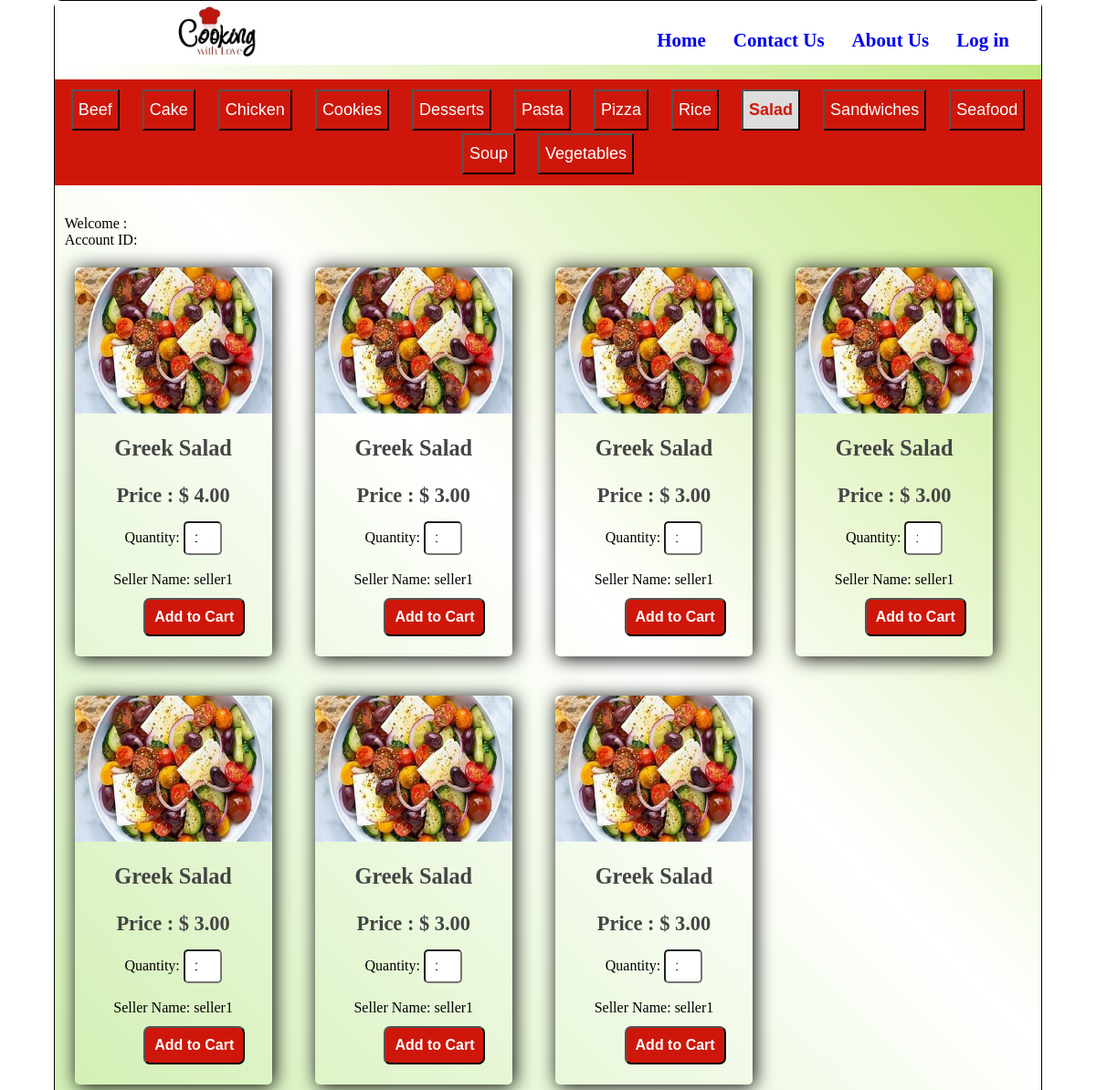
Screenshot of /CookingWithLove_Code/CookingWithLove/buyer/AllCategories.php with the database file from the repository.
### tables this page shows
CREATE TABLE `categories` (
  `categoryID` int NOT NULL,
  `description` varchar(255) DEFAULT NULL,
  PRIMARY KEY (`categoryID`)
);

CREATE TABLE `dishes` (
  `dishID` int NOT NULL AUTO_INCREMENT,
  `dishName` varchar(255) NOT NULL,
  `description` varchar(2000) NOT NULL,
  `price` decimal(10,2) DEFAULT NULL,
  `status` varchar(255) NOT NULL,
  `dishType` varchar(255) NOT NULL,
  `accountID` int DEFAULT NULL,
  `publishDate` date DEFAULT NULL,
  `photoPath` varchar(255) DEFAULT NULL,
  `is_published` char(1) DEFAULT NULL,
  `DishRequestedDate` date DEFAULT NULL,
  PRIMARY KEY (`dishID`),
  KEY `fk_categoryID` (`dishType`),
  KEY `fk_dishAccountID` (`accountID`),
  CONSTRAINT `fk_dishAccountID` FOREIGN KEY (`accountID`) REFERENCES `user_account` (`accountID`)
);

CREATE TABLE `user_account` (
  `accountID` int NOT NULL AUTO_INCREMENT,
  `userName` varchar(8) NOT NULL,
  `firstName` varchar(255) NOT NULL,
  `lastName` varchar(255) NOT NULL,
  `DOB` date DEFAULT NULL,
  `password` varchar(255) NOT NULL,
  `accountType` varchar(255) NOT NULL,
  `email` varchar(255) NOT NULL,
  `phone` varchar(255) NOT NULL,
  `street` varchar(255) DEFAULT NULL,
  `zip` char(8) DEFAULT NULL,
  `is_active` char(1) DEFAULT NULL,
  `accountRequestedDate` date DEFAULT NULL,
  `accountActiveDate` date DEFAULT NULL,
  PRIMARY KEY (`accountID`)
);

### CookingWithLove_Code/CookingWithLove/model/Auth.php (called while the page is built, shortened)
<?php
class Auth{
public static function isLoggedIn(){
    return isset($_SESSION['is_logged_in']) &&  $_SESSION['is_logged_in'];
}
}

### CookingWithLove_Code/CookingWithLove/model/Dish.php (called while the page is built, shortened)
<?php
class Dish{
public static function getByDishType($conn, $dishType){
  $sql = "SELECT * FROM dishes
  inner join user_account on dishes.accountID = user_account.accountID
  WHERE dishType = :dishType
  and dishes.status = 'available' and dishes.is_published ='Y'  and  user_account.is_active = 'Y'";
  $stmt = $conn->prepare($sql);
  $stmt->bindValue(':dishType', $dishType, PDO::PARAM_STR);
  $stmt->execute();
return $stmt->fetchAll(PDO::FETCH_ASSOC);
}
public static function getCategories($conn){
  $sql = "SELECT * FROM categories ORDER BY description ASC";
  $stmt = $conn->prepare($sql);
  $stmt->execute();
return $stmt->fetchAll(PDO::FETCH_ASSOC);
}
}
?>

### CookingWithLove_Code/CookingWithLove/buyer/AllCategories.php (the view, shortened to what this page needs)
<?php  require '../model/init.php';
$conn = require '../model/db.php';
$categories= Dish::getCategories($conn);
$dishType = isset($_GET['description']) ? $_GET['description'] : "Salad";
if ($dishType) {
    $dishes = Dish::getByDishType($conn, $dishType);
}
?>
<div>
<?php require '../view/header.php'; ?>
<?php require '../view/footer.php'; ?>
<?php if(empty($categories)): ?>
    <p>No categories found.</p>
    <?php else: ?>
        <div class="nav-container">
        <div class="nav nav-tabs menuList ml-auto" id="nav-tab">
            <?php foreach($categories as $category): ?>
                <?php
        $isActive = isset($_GET['description']) ? ($category['description'] === $_GET['description']) : ($category['description'] === "Salad");
        ?>
                <a href="?description=<?= $category['description']; ?>" class="card-link">
                <button class="menuList nav-link <?= ($isActive ? 'active' : ''); ?>" >
                <?=  htmlspecialchars($category['description']); ?></button>
            </a>
<?php endforeach; ?>
            </div>   </div>
<?php endif;?>
</div>
<?php require '../view/welcomeuser.php'; ?>
  <?php if(empty($dishes)): ?>
      <p>No dishes found.</p>
      <?php else: ?>
          <div class="tab-content">
              <?php foreach($dishes as $dish): ?>
                  <div class="card">
                  <div class="image">
       <img src="../<?=  htmlspecialchars($dish['photoPath']); ?>">
    </div>
                  <div class="dish_Name">
      <h3> <?=  htmlspecialchars($dish['dishName']); ?></h3>
      <span class="item_price"> Price : $ <?=  htmlspecialchars($dish['price']); ?></span>
    </div>
                    <form action="<?php echo htmlspecialchars($_SERVER["PHP_SELF"]); ?>"  method="post">
                    <div class="Add_item_cart">
                    <label for="quantity">Quantity:</label>
                    <input type="number" name="quantity" value="1" min="1" max="10">
                    </div>
                    <div class="Add_item_cart">
<label for="sellerName">Seller Name:</label>
<?=  htmlspecialchars($dish['userName']); ?>
</div>
                    <button type="submit"name="addToCart" class="cart_button">Add to Cart</button>
                    </form>
                           </div>
  <?php endforeach; ?>
              </div>
  <?php endif;?>
<?php require '../view/footer.php'; ?>

### CookingWithLove_Code/CookingWithLove/view/header.php (shortened to what this page needs)
<!DOCTYPE html>
<html lang="en">
<head>
    <link rel="stylesheet" href="/cookingwithlove/css/StylePage12.css">
    <link rel="stylesheet" href="/cookingwithlove/css/menulistStyle.css">
    <link rel="stylesheet" href="/cookingwithlove/css/card.css">
    <link rel="stylesheet" href="/cookingwithlove/css/errorStyle.css">
    <link rel="stylesheet" href="/cookingwithlove/css/cartStyle.css">
    <link rel="stylesheet" href="/cookingwithlove/css/orderStyle.css">
    <link rel="stylesheet" href="/cookingwithlove/css/product-preview.css">
    <link rel="stylesheet" href="/cookingwithlove/css/user-dish-detail.css">
    <link rel="stylesheet" href="/cookingwithlove/css/buttons.css">
  <link rel="stylesheet" href="https://cdnjs.cloudflare.com/ajax/libs/font-awesome/5.15.4/css/all.min.css">
</head>
<body>
    <header>
    <header>
    <div class="header">
        <img src="/cookingwithlove/images/resize_logo.jpg" alt="Logo" width="9%">
        <div class="header-right">
            <?php if(Auth::isLoggedIn()): ?>
                <?php if($_SESSION['accountType'] == "Buyer"): ?>
                    <div><a href="/cookingwithlove/buyer/BuyerMainPage.php">Home</a></div>
                <?php elseif($_SESSION['accountType'] == "Seller"): ?>
                    <div><a href="/cookingwithlove/seller/SellerMainPage.php">Home</a></div>
                <?php elseif($_SESSION['accountType'] == "Admin"): ?>
                    <div><a href="/cookingwithlove/admin/AdminMainPage.php">Home</a></div>
                <?php else: ?>
                    <div><a href="/cookingwithlove/">Home</a></div>
                <?php endif; ?>
                <div><a href="/cookingwithlove/contact.php">Contact Us</a></div>
                <div><a href="/cookingwithlove/about.php">About Us</a></div>
                <div><a href="/cookingwithlove/logout.php">Log out</a></div>
            <?php else: ?>
                <div><a href="/cookingwithlove/">Home</a></div>
                <div><a href="/cookingwithlove/contact.php">Contact Us</a></div>
                <div><a href="/cookingwithlove/about.php">About Us</a></div>
                <div><a href="/cookingwithlove/login.php">Log in</a></div>
            <?php endif; ?>
        </div>
    </div>
</header>

### CookingWithLove_Code/CookingWithLove/view/footer.php (shortened to what this page needs)
</body>
</html>

### CookingWithLove_Code/CookingWithLove/view/welcomeuser.php
<div class="welcome_user">
    Welcome :<span style="color: brown; font-style: italic; font-size: large;text-shadow: rgb(109, 92, 205);"><?php echo     $_SESSION['userName']?></span>
    <br>
    Account ID: <span style="color: brown; font-style: italic; font-size: large;"> <?php echo   $_SESSION['accountID']?></span>
</div>

### CookingWithLove_Code/CookingWithLove/css/StylePage12.css (style rules this page uses)
html { background-image: url("https://mdbootstrap.com/img/new/fluid/city/018.jpg"); background-size: cover; height: 99%; }
body { width: 90%; min-height: 99%; top: 2%; background-color: white; margin: auto; border: 1px solid black; border-radius: 8px; background-image: -webkit-linear-gradient(45deg, rgba(199, 236, 161, 0.808), white 50%, rgb(190, 231, 120)); }
.header { background-color: white; }
.header img { margin-left: 12%; max-width: 100%; }
.header-right { float: right; margin-top: 1%; padding: 20px; font-size: 20px; font-weight: bold; display: flex; flex-direction: row; flex-flow: wrap; }
.header-right > div { width: auto; margin: 8px 15px; text-align: center; line-height: 8px; font-size: 21px; }
.welcome_user { margin-right: 5%; margin-left: 1%; margin-top: 1%; }
input[type=number] { width: 20%; padding: 9px 10px; margin: 5px 0; box-sizing: border-box; border-radius: 5px; }
a:link { display: inline-block; text-decoration:none; }

### CookingWithLove_Code/CookingWithLove/css/menulistStyle.css (style rules this page uses)
.menulist { margin-top: 1%; text-align: center; background-color: #ce170a; font-family: 'Franklin Gothic Medium', 'Arial Narrow', Arial, sans-serif; font-size:large; color: white; padding: 10px 6px; margin-bottom: 2%; width: 100%; }
.nav-container { display: flex; justify-content: flex-end; width: 100%; }
.menuList a { text-decoration: none; color: white; margin: 0 10px; }
.menuList .active { font-weight: bold; color: #ce170a;; font-size: large; background-color: #ddd; }

### CookingWithLove_Code/CookingWithLove/css/card.css (style rules this page uses)
.card-link { display: block; text-decoration: none; color: inherit; cursor: pointer; }
.card { width: 20%; display: inline-block; box-shadow: 2px 2px 20px black; border-radius: 5px; margin: 2%; padding-bottom: 2%; }
.card button { background-color: #ce170a; font-family: 'Franklin Gothic Medium', 'Arial Narrow', Arial, sans-serif; font-size: medium; color: white; padding: 10px; margin-right: 2%; border-radius: 7px; border-color: none; }
.image img { width: 100%; height: 160px; border-top-right-radius: 12px; border-top-left-radius: 12px; }
.dish_Name { text-align: center; font-size: 1.3rem; color:#444; }
.item_price { font-size: 1.4rem; color:#444; font-weight: bolder; }
.Add_item_cart { padding: 3px; text-align: center; padding-top: 10px; border-bottom-right-radius: 5px; border-bottom-left-radius: 5px; }

### CookingWithLove_Code/CookingWithLove/css/cartStyle.css (style rules this page uses)
form { margin: 0; }

### CookingWithLove_Code/CookingWithLove/css/buttons.css (style rules this page uses)
.cart_button { margin-left:35%; margin-top: 4%; font-weight: bold; }

### rows the page displays
categories: description "Beef"
categories: description "Cake"
categories: description "Chicken"
categories: description "Cookies"
categories: description "Desserts"
categories: description "Pasta"
categories: description "Pizza"
categories: description "Rice"
categories: description "Salad"
categories: description "Sandwiches"
categories: description "Seafood"
categories: description "Soup"
categories: description "Vegetables"
dishes: photoPath (picture), dishName "Greek Salad", price "4.00", accountID.userName "seller1"
dishes: photoPath (picture), dishName "Greek Salad", price "3.00", accountID.userName "seller1"
dishes: photoPath (picture), dishName "Greek Salad", price "3.00", accountID.userName "seller1"
dishes: photoPath (picture), dishName "Greek Salad", price "3.00", accountID.userName "seller1"
dishes: photoPath (picture), dishName "Greek Salad", price "3.00", accountID.userName "seller1"
dishes: photoPath (picture), dishName "Greek Salad", price "3.00", accountID.userName "seller1"
dishes: photoPath (picture), dishName "Greek Salad", price "3.00", accountID.userName "seller1"
